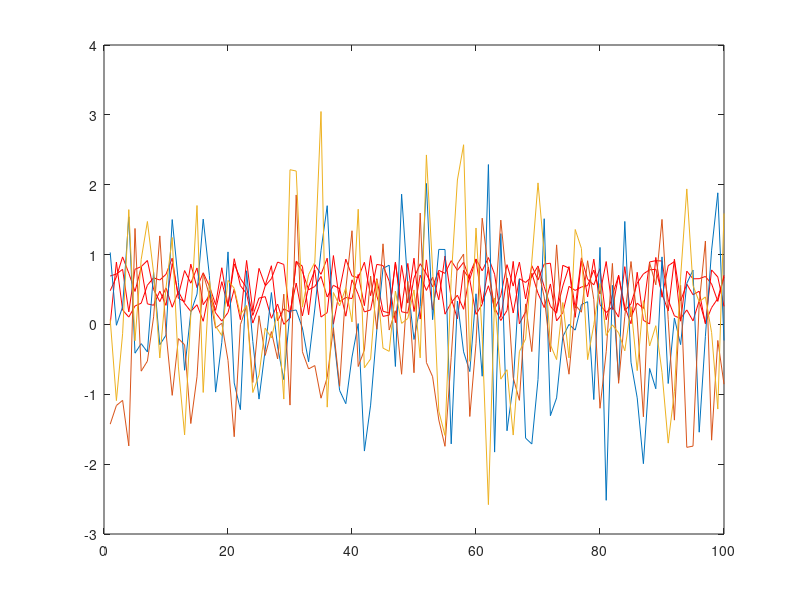

Write the MATLAB code that produced this figure.
function result = test_plot_010
result = false;
a = figure;
h = gca;
plot(h,rand(100,3),'r-',randn(100,3))
drawnow;
close(a);
result = true;
